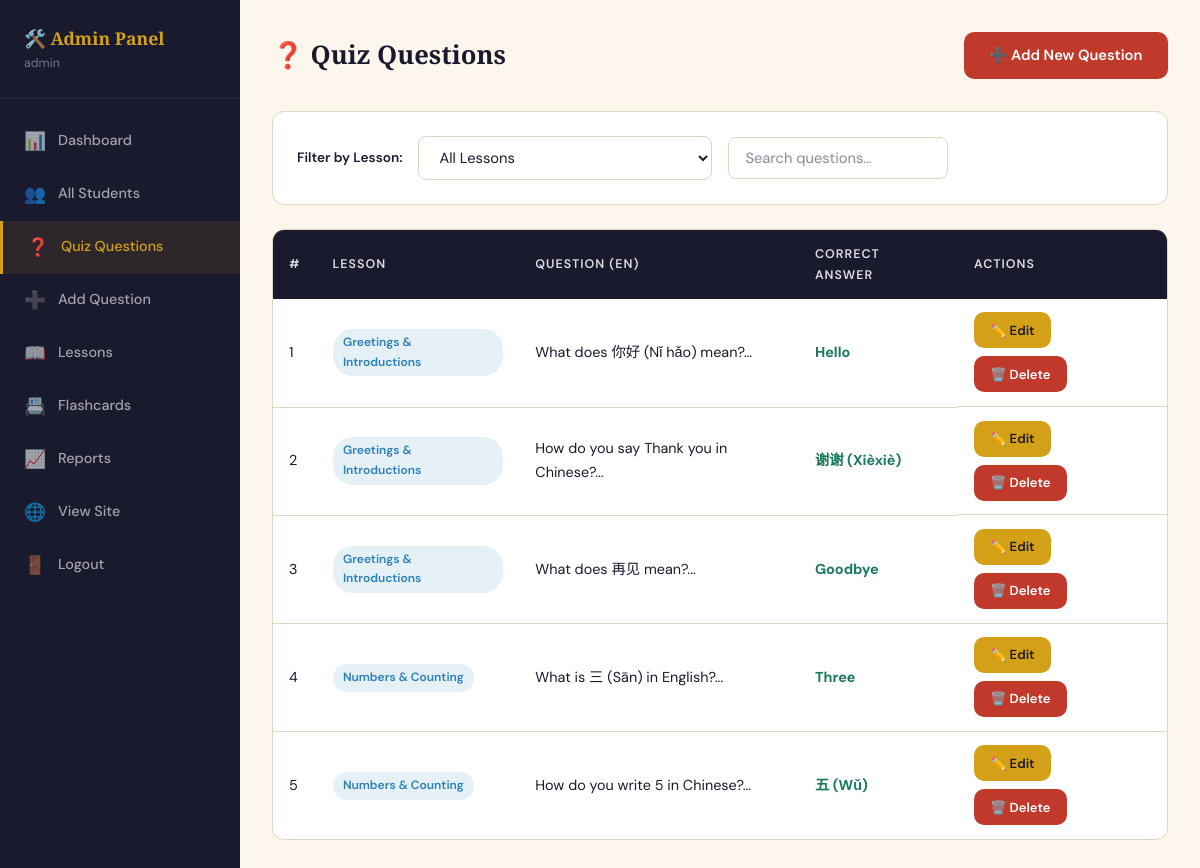
/questions.php (signed in), run on the app's committed database.
### tables this page shows
CREATE TABLE quiz_questions (
    question_id INT AUTO_INCREMENT PRIMARY KEY,
    lesson_id INT NOT NULL,
    question_text_english TEXT NOT NULL,
    question_text_bangla TEXT,
    correct_answer_english VARCHAR(255) NOT NULL,
    correct_answer_bangla VARCHAR(255),
    option_b_english VARCHAR(255) NOT NULL,
    option_b_bangla VARCHAR(255),
    option_c_english VARCHAR(255) NOT NULL,
    option_c_bangla VARCHAR(255),
    option_d_english VARCHAR(255) NOT NULL,
    option_d_bangla VARCHAR(255),
    created_at TIMESTAMP DEFAULT CURRENT_TIMESTAMP,
    FOREIGN KEY (lesson_id) REFERENCES lessons(lesson_id) ON DELETE CASCADE
);

CREATE TABLE lessons (
    lesson_id INT AUTO_INCREMENT PRIMARY KEY,
    lesson_title VARCHAR(255) NOT NULL,
    lesson_number INT NOT NULL,
    description TEXT,
    created_at TIMESTAMP DEFAULT CURRENT_TIMESTAMP
);

### db.php (called while the page is built, shortened)
<?php
function h($str) {
    return htmlspecialchars($str ?? '', ENT_QUOTES, 'UTF-8');
}
?>

### questions.php (the view, shortened to what this page needs)
<?php
require_once '../includes/db.php';
$lessonFilter = (int)($_GET['lesson'] ?? 0);
if ($lessonFilter) {
    $stmt = $pdo->prepare("SELECT qq.*, l.lesson_title FROM quiz_questions qq JOIN lessons l ON l.lesson_id=qq.lesson_id WHERE qq.lesson_id=? ORDER BY qq.question_id DESC");
    $stmt->execute([$lessonFilter]);
} else {
    $stmt = $pdo->query("SELECT qq.*, l.lesson_title FROM quiz_questions qq JOIN lessons l ON l.lesson_id=qq.lesson_id ORDER BY l.lesson_number, qq.question_id");
}
$questions = $stmt->fetchAll();
?>
<!DOCTYPE html>
<html lang="en">
<head>
  <link rel="stylesheet" href="../css/style.css"/>
</head>
<body>
<div class="admin-layout">
<aside class="admin-sidebar">
  <div class="sidebar-brand"><h2>🛠️ Admin Panel</h2><p><?= h($_SESSION['admin_name']) ?></p></div>
  <ul class="sidebar-nav">
    <li><a href="index.php"><span class="nav-icon">📊</span> Dashboard</a></li>
    <li><a href="students.php"><span class="nav-icon">👥</span> All Students</a></li>
    <li><a href="questions.php" class="active"><span class="nav-icon">❓</span> Quiz Questions</a></li>
    <li><a href="add_question.php"><span class="nav-icon">➕</span> Add Question</a></li>
    <li><a href="lessons.php"><span class="nav-icon">📖</span> Lessons</a></li>
    <li><a href="flashcards.php"><span class="nav-icon">📇</span> Flashcards</a></li>
    <li><a href="reports.php"><span class="nav-icon">📈</span> Reports</a></li>
    <li><a href="../index.php"><span class="nav-icon">🌐</span> View Site</a></li>
    <li><a href="logout.php"><span class="nav-icon">🚪</span> Logout</a></li>
  </ul>
</aside>
<main class="admin-main">
  <div class="admin-topbar">
    <h1>❓ Quiz Questions</h1>
    <a href="add_question.php" class="btn btn-primary">➕ Add New Question</a>
  </div>
  <div class="card mb-3" style="margin-bottom:1.5rem">
    <div class="card-body" style="display:flex;align-items:center;gap:1rem;flex-wrap:wrap">
      <label class="form-label" style="margin:0;white-space:nowrap">Filter by Lesson:</label>
      <select onchange="location='questions.php?lesson='+this.value" class="form-control" style="width:auto;min-width:220px">
        <option value="0">All Lessons</option>
      </select>
      <input id="table-search" type="text" class="form-control" placeholder="Search questions..." style="width:220px"/>
    </div>
  </div>
  <div class="card">
    <div class="table-wrap">
      <table>
        <thead>
          <tr><th>#</th><th>Lesson</th><th>Question (EN)</th><th>Correct Answer</th><th>Actions</th></tr>
        </thead>
        <tbody>
          <?php foreach ($questions as $i => $q): ?>
          <tr>
            <td><?= $i+1 ?></td>
            <td><span class="badge badge-blue"><?= h($q['lesson_title']) ?></span></td>
            <td style="max-width:280px"><?= h(substr($q['question_text_english'],0,80)) ?>...</td>
            <td><strong style="color:var(--jade)"><?= h($q['correct_answer_english']) ?></strong></td>
            <td style="display:flex;gap:0.5rem;flex-wrap:wrap">
              <a href="edit_question.php?id=<?= $q['question_id'] ?>" class="btn btn-gold btn-sm">✏️ Edit</a>
              <a href="questions.php?delete=<?= $q['question_id'] ?>" class="btn btn-primary btn-sm" onclick="return confirm('Delete this question?')">🗑️ Delete</a>
            </td>
          </tr>
          <?php endforeach; ?>
        </tbody>
      </table>
    </div>
  </div>
</main>
</div>
</body>
</html>

### style.css (style rules this page uses)
:root { --ink: #1a1a2e; --ink-soft: #2d2d4e; --parchment: #fdf6ec; --paper: #f5ede0; --vermillion: #c0392b; --gold: #d4a017; --jade: #1a7a5e; --sky: #2980b9; --muted: #8a8a9a; --border: #e2d5c3; --white: #ffffff; --shadow: 0 4px 24px rgba(26,26,46,0.10); --shadow-lg: 0 8px 48px rgba(26,26,46,0.18); --radius: 12px; --radius-lg: 20px; --transition: all 0.28s cubic-bezier(0.4,0,0.2,1); }
*, *::before, *::after { box-sizing: border-box; margin: 0; padding: 0; }
html { scroll-behavior: smooth; }
body { font-family: 'DM Sans', sans-serif; background: var(--parchment); color: var(--ink); min-height: 100vh; line-height: 1.65; }
.btn { display: inline-flex; align-items: center; gap: 0.5rem; font-family: 'DM Sans', sans-serif; font-size: 0.92rem; font-weight: 600; padding: 0.7rem 1.6rem; border-radius: 10px; border: none; cursor: pointer; transition: var(--transition); text-decoration: none; }
.btn-primary { background: var(--vermillion); color: white; }
.btn-gold { background: var(--gold); color: var(--ink); }
.btn-sm { padding: 0.45rem 1rem; font-size: 0.82rem; }
.card { background: var(--white); border: 1px solid var(--border); border-radius: var(--radius); overflow: hidden; }
.card-body { padding: 1.5rem; }
.table-wrap { overflow-x: auto; }
table { width: 100%; border-collapse: collapse; }
th { background: var(--ink); color: rgba(255,255,255,0.85); font-size: 0.78rem; font-weight: 600; letter-spacing: 0.08em; text-transform: uppercase; padding: 0.85rem 1rem; text-align: left; }
td { padding: 0.85rem 1rem; border-bottom: 1px solid var(--border); font-size: 0.9rem; color: var(--ink); }
tr:last-child td { border-bottom: none; }
.badge { display: inline-flex; align-items: center; gap: 0.3rem; padding: 0.25rem 0.65rem; border-radius: 20px; font-size: 0.75rem; font-weight: 600; }
.badge-blue { background: rgba(41,128,185,0.12); color: var(--sky); }
.form-label { display: block; font-size: 0.85rem; font-weight: 600; color: var(--ink); margin-bottom: 0.5rem; }
.form-control { width: 100%; padding: 0.65rem 1rem; border: 1.5px solid var(--border); border-radius: 8px; font-family: 'DM Sans', sans-serif; font-size: 0.92rem; color: var(--ink); background: var(--white); transition: var(--transition); outline: none; }
.form-control::placeholder { color: var(--muted); }
select.form-control { cursor: pointer; }
.admin-sidebar { width: 240px; background: var(--ink); min-height: 100vh; padding: 1.5rem 0; flex-shrink: 0; }
.admin-sidebar .sidebar-brand { padding: 0 1.5rem 1.5rem; border-bottom: 1px solid rgba(255,255,255,0.08); margin-bottom: 1rem; }
.admin-sidebar .sidebar-brand h2 { font-family: 'Playfair Display', serif; color: var(--gold); font-size: 1.1rem; }
.admin-sidebar .sidebar-brand p { color: rgba(255,255,255,0.4); font-size: 0.78rem; }
.sidebar-nav { list-style: none; }
.sidebar-nav li a { display: flex; align-items: center; gap: 0.75rem; padding: 0.75rem 1.5rem; color: rgba(255,255,255,0.6); text-decoration: none; font-size: 0.9rem; font-weight: 500; transition: var(--transition); }
.sidebar-nav li a:hover, .sidebar-nav li a.active { color: var(--gold); background: rgba(212,160,23,0.1); border-left: 3px solid var(--gold); }
.sidebar-nav li a .nav-icon { font-size: 1.1rem; }
.admin-layout { display: flex; min-height: 100vh; }
.admin-main { flex: 1; padding: 2rem; background: var(--parchment); overflow-x: hidden; }
.admin-topbar { display: flex; align-items: center; justify-content: space-between; margin-bottom: 2rem; }
.admin-topbar h1 { font-family: 'Playfair Display', serif; font-size: 1.6rem; font-weight: 700; }
.mb-3 { margin-bottom: 1.5rem; }

### data on the page
quiz_questions: lesson.lesson_title "Greetings & Introductions", question_text_english "What does 你好 (Nǐ hǎo) mean?", correct_answer_english "Hello"
quiz_questions: lesson.lesson_title "Greetings & Introductions", question_text_english "How do you say Thank you in Chinese?", correct_answer_english "谢谢 (Xièxiè)"
quiz_questions: lesson.lesson_title "Greetings & Introductions", question_text_english "What does 再见 mean?", correct_answer_english "Goodbye"
quiz_questions: lesson.lesson_title "Numbers & Counting", question_text_english "What is 三 (Sān) in English?", correct_answer_english "Three"
quiz_questions: lesson.lesson_title "Numbers & Counting", question_text_english "How do you write 5 in Chinese?", correct_answer_english "五 (Wǔ)"

### other printed values
$_SESSION['admin_name'] "admin"
